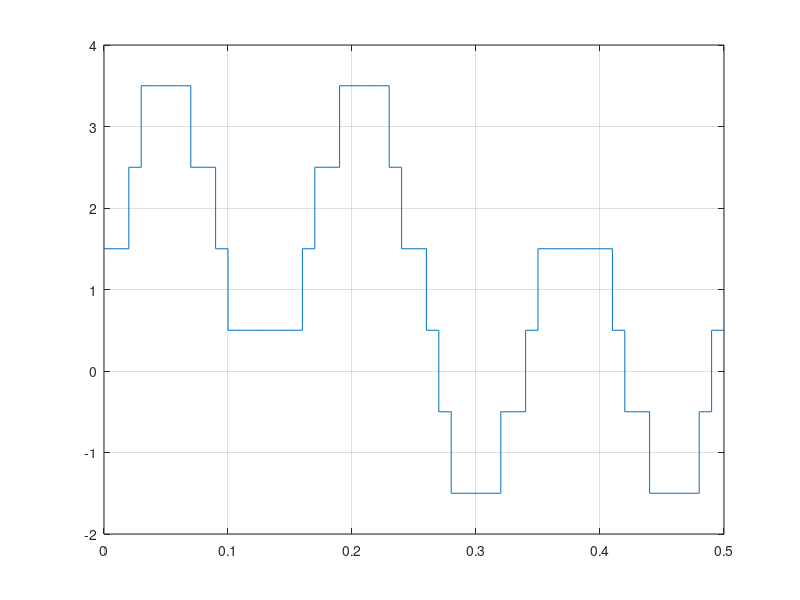

This figure's MATLAB source: (Note: this script raises an error after producing the figure.)
clc;
clear all;
close all;
Ts=0.01;
Td=0.5;
bn='011011100101101101101100100011010010010010010010011100100101101101101100011011010001000000000000001001010011011011011011011010001001000000000000001010010';

%% LPF & Decoding
noOfSamples = length(bn);
yRec =[]; 		% yRec is acronym for y Receieved
for n=1:3:noOfSamples
    if bn(n:n+2)=='000'
        yR=-1.5;
    elseif bn(n:n+2)=='001'
        yR=-0.5;
    elseif bn(n:n+2)=='010'
        yR=0.5;
    elseif bn(n:n+2)=='011'
        yR=1.5;
    elseif bn(n:n+2)=='100'
        yR=2.5;
    elseif bn(n:n+2)=='101'
        yR=3.5;
    elseif bn(n:n+2)=='110'
        yR=4.5;
    elseif bn(n:n+2)=='111'
        yR=5.5;
    end
    yRec=[yRec, yR];
end

t= 0:Ts:Td;
stairs(t, yRec); hold on; grid on;

fc= 20; 			
yLP = lowpass(yRec, fc, 1/Ts);
plot(t, yLP); hold on;
title("Received Signal and Retrieved Signal");